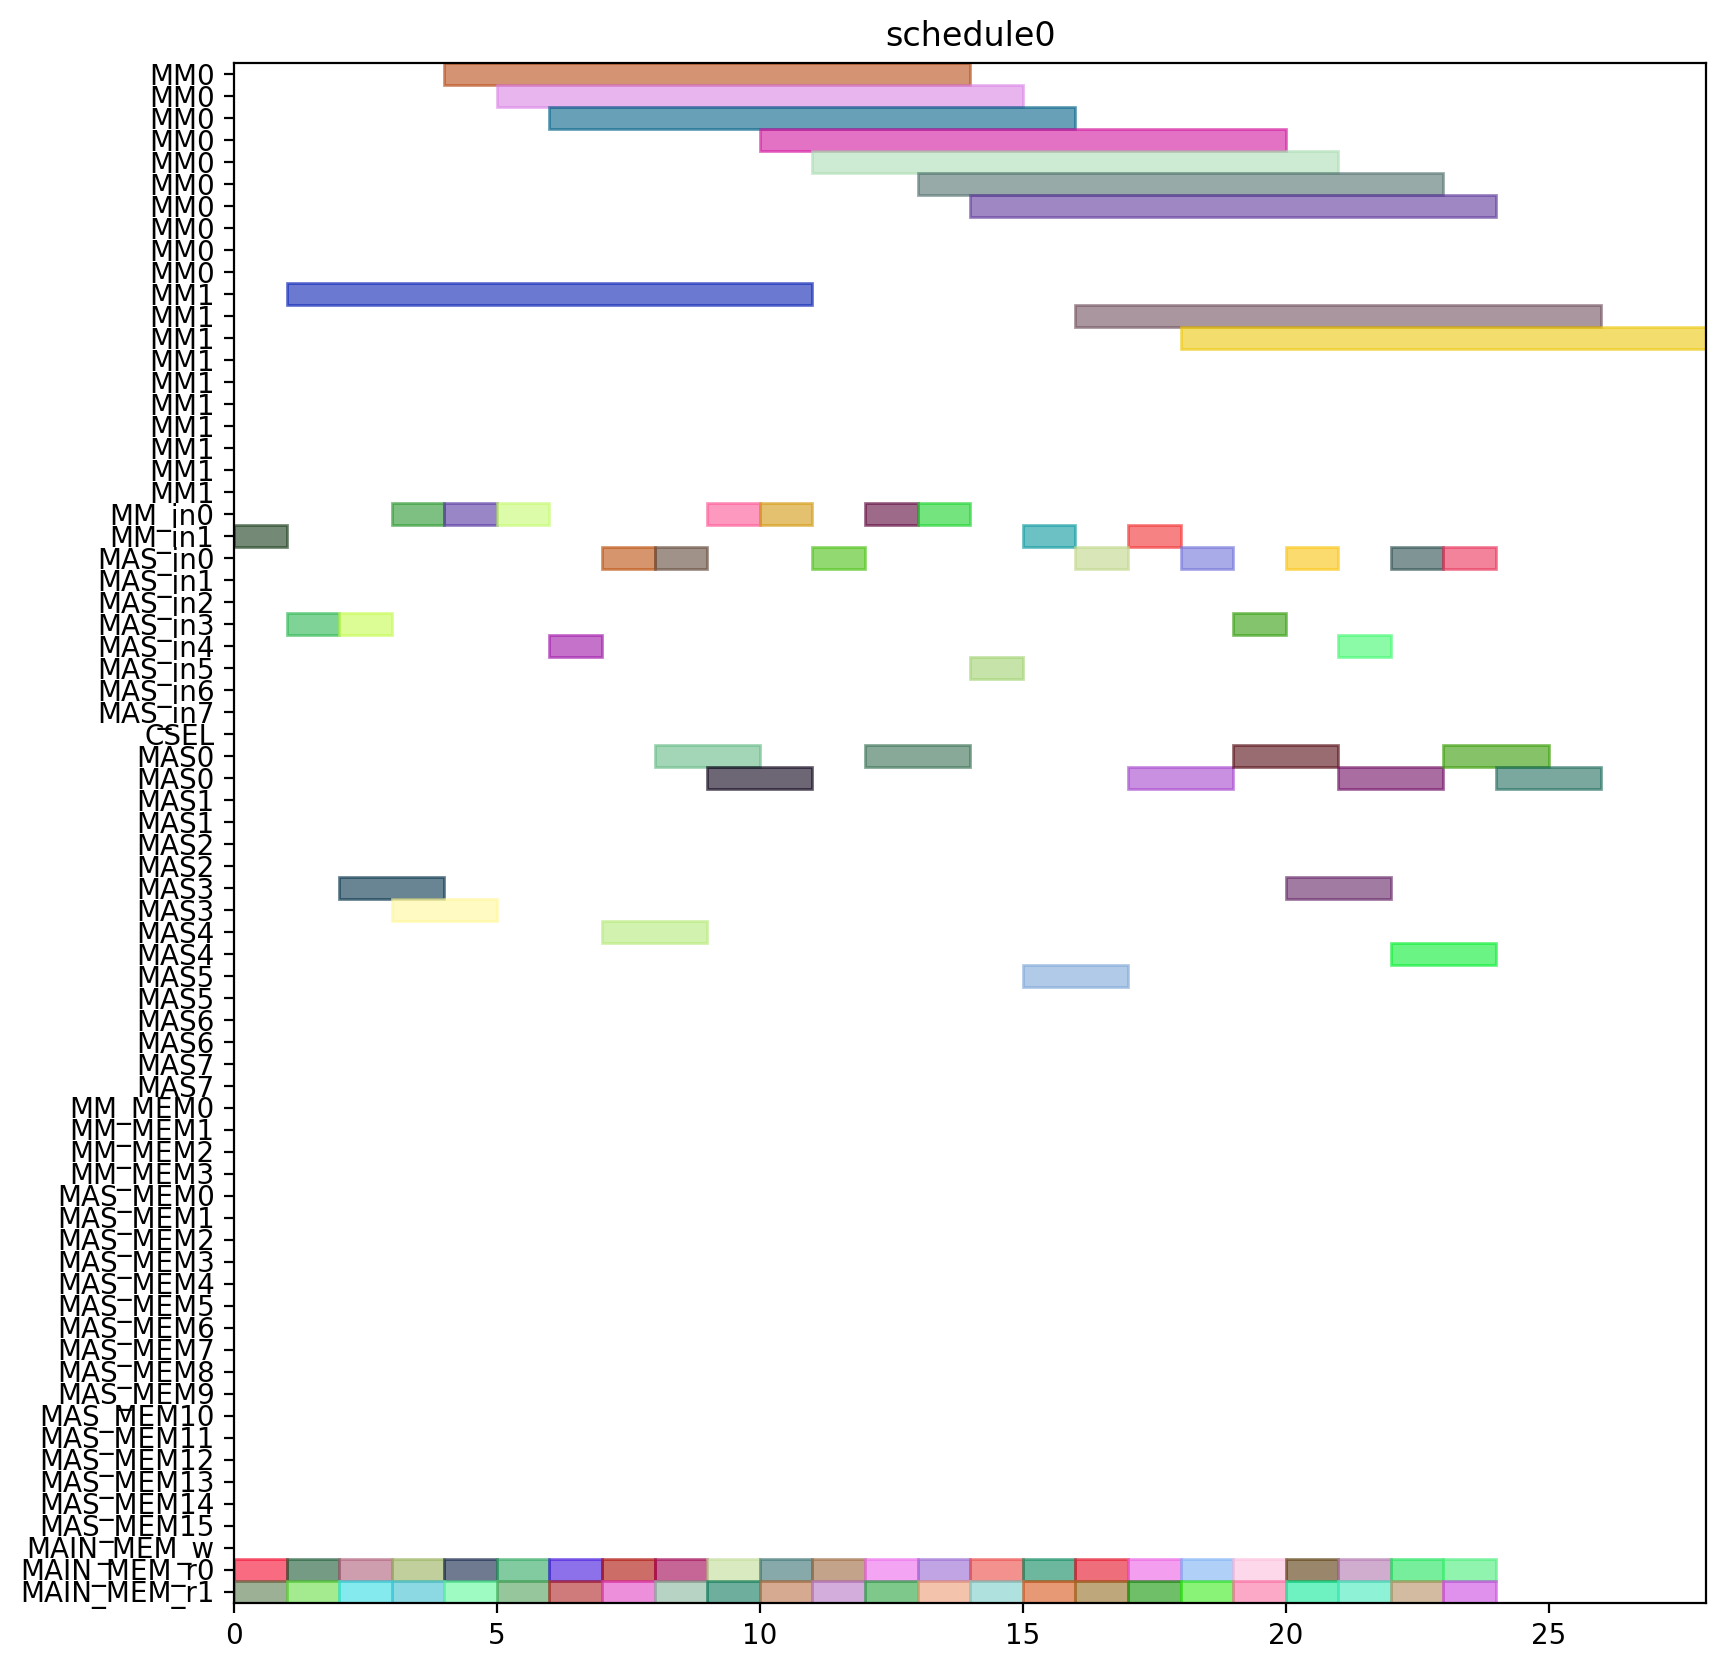

Recreate this plot in Python.
from pyschedule import Scenario, solvers, plotters, alt


def solve():
	horizon = 120
	S = Scenario("schedule0", horizon=horizon)

	# resource
	MM = S.Resources('MM', num=2, size=10)
	MM_in = S.Resources('MM_in', num=2)
	MAS_in = S.Resources('MAS_in', num=8)
	CSEL = S.Resource('CSEL')
	MAS = S.Resources('MAS', num=8, size=2, periods=range(1, horizon))
	MM_MEM = S.Resources('MM_MEM', num=4)
	MAS_MEM = S.Resources('MAS_MEM', num=16)
	MAIN_MEM_w = S.Resource('MAIN_MEM_w', size=1)
	MAIN_MEM_r = S.Resources('MAIN_MEM_r', num=2)

	# result of previous scheduling

	# new tasks
	t0_t0 = S.Task('t0_t0', length=2, delay_cost=1)
	t0_t0 += alt(MAS)
	t0_t0_in = S.Task('t0_t0_in', length=1, delay_cost=1)
	t0_t0_in += alt(MAS_in)
	S += t0_t0_in*MAS_in[0]<=t0_t0*MAS[0]

	S += t0_t0_in*MAS_in[1]<=t0_t0*MAS[1]

	S += t0_t0_in*MAS_in[2]<=t0_t0*MAS[2]

	S += t0_t0_in*MAS_in[3]<=t0_t0*MAS[3]

	S += t0_t0_in*MAS_in[4]<=t0_t0*MAS[4]

	S += t0_t0_in*MAS_in[5]<=t0_t0*MAS[5]

	S += t0_t0_in*MAS_in[6]<=t0_t0*MAS[6]

	S += t0_t0_in*MAS_in[7]<=t0_t0*MAS[7]

	t0_t0_mem0 = S.Task('t0_t0_mem0', length=1, delay_cost=1)
	t0_t0_mem0 += MAIN_MEM_r[0]
	S += t0_t0_mem0 <= t0_t0

	t0_t0_mem1 = S.Task('t0_t0_mem1', length=1, delay_cost=1)
	t0_t0_mem1 += MAIN_MEM_r[1]
	S += t0_t0_mem1 <= t0_t0

	t0_t1 = S.Task('t0_t1', length=2, delay_cost=1)
	t0_t1 += alt(MAS)
	t0_t1_in = S.Task('t0_t1_in', length=1, delay_cost=1)
	t0_t1_in += alt(MAS_in)
	S += t0_t1_in*MAS_in[0]<=t0_t1*MAS[0]

	S += t0_t1_in*MAS_in[1]<=t0_t1*MAS[1]

	S += t0_t1_in*MAS_in[2]<=t0_t1*MAS[2]

	S += t0_t1_in*MAS_in[3]<=t0_t1*MAS[3]

	S += t0_t1_in*MAS_in[4]<=t0_t1*MAS[4]

	S += t0_t1_in*MAS_in[5]<=t0_t1*MAS[5]

	S += t0_t1_in*MAS_in[6]<=t0_t1*MAS[6]

	S += t0_t1_in*MAS_in[7]<=t0_t1*MAS[7]

	t0_t1_mem0 = S.Task('t0_t1_mem0', length=1, delay_cost=1)
	t0_t1_mem0 += MAIN_MEM_r[0]
	S += t0_t1_mem0 <= t0_t1

	t0_t1_mem1 = S.Task('t0_t1_mem1', length=1, delay_cost=1)
	t0_t1_mem1 += MAIN_MEM_r[1]
	S += t0_t1_mem1 <= t0_t1

	t0_t3 = S.Task('t0_t3', length=10, delay_cost=1)
	t0_t3 += alt(MM)
	t0_t3_in = S.Task('t0_t3_in', length=1, delay_cost=1)
	t0_t3_in += alt(MM_in)
	S += t0_t3_in*MM_in[0]<=t0_t3*MM[0]
	S += t0_t3_in*MM_in[1]<=t0_t3*MM[1]
	t0_t3_mem0 = S.Task('t0_t3_mem0', length=1, delay_cost=1)
	t0_t3_mem0 += MAIN_MEM_r[0]
	S += t0_t3_mem0 <= t0_t3

	t0_t3_mem1 = S.Task('t0_t3_mem1', length=1, delay_cost=1)
	t0_t3_mem1 += MAIN_MEM_r[1]
	S += t0_t3_mem1 <= t0_t3

	t10 = S.Task('t10', length=2, delay_cost=1)
	t10 += alt(MAS)
	t10_in = S.Task('t10_in', length=1, delay_cost=1)
	t10_in += alt(MAS_in)
	S += t10_in*MAS_in[0]<=t10*MAS[0]

	S += t10_in*MAS_in[1]<=t10*MAS[1]

	S += t10_in*MAS_in[2]<=t10*MAS[2]

	S += t10_in*MAS_in[3]<=t10*MAS[3]

	S += t10_in*MAS_in[4]<=t10*MAS[4]

	S += t10_in*MAS_in[5]<=t10*MAS[5]

	S += t10_in*MAS_in[6]<=t10*MAS[6]

	S += t10_in*MAS_in[7]<=t10*MAS[7]

	t10_mem0 = S.Task('t10_mem0', length=1, delay_cost=1)
	t10_mem0 += MAIN_MEM_r[0]
	S += t10_mem0 <= t10

	t10_mem1 = S.Task('t10_mem1', length=1, delay_cost=1)
	t10_mem1 += MAIN_MEM_r[1]
	S += t10_mem1 <= t10

	t11 = S.Task('t11', length=2, delay_cost=1)
	t11 += alt(MAS)
	t11_in = S.Task('t11_in', length=1, delay_cost=1)
	t11_in += alt(MAS_in)
	S += t11_in*MAS_in[0]<=t11*MAS[0]

	S += t11_in*MAS_in[1]<=t11*MAS[1]

	S += t11_in*MAS_in[2]<=t11*MAS[2]

	S += t11_in*MAS_in[3]<=t11*MAS[3]

	S += t11_in*MAS_in[4]<=t11*MAS[4]

	S += t11_in*MAS_in[5]<=t11*MAS[5]

	S += t11_in*MAS_in[6]<=t11*MAS[6]

	S += t11_in*MAS_in[7]<=t11*MAS[7]

	t11_mem0 = S.Task('t11_mem0', length=1, delay_cost=1)
	t11_mem0 += MAIN_MEM_r[0]
	S += t11_mem0 <= t11

	t11_mem1 = S.Task('t11_mem1', length=1, delay_cost=1)
	t11_mem1 += MAIN_MEM_r[1]
	S += t11_mem1 <= t11

	t3_t0 = S.Task('t3_t0', length=10, delay_cost=1)
	t3_t0 += alt(MM)
	t3_t0_in = S.Task('t3_t0_in', length=1, delay_cost=1)
	t3_t0_in += alt(MM_in)
	S += t3_t0_in*MM_in[0]<=t3_t0*MM[0]
	S += t3_t0_in*MM_in[1]<=t3_t0*MM[1]
	t3_t0_mem0 = S.Task('t3_t0_mem0', length=1, delay_cost=1)
	t3_t0_mem0 += MAIN_MEM_r[0]
	S += t3_t0_mem0 <= t3_t0

	t3_t0_mem1 = S.Task('t3_t0_mem1', length=1, delay_cost=1)
	t3_t0_mem1 += MAIN_MEM_r[1]
	S += t3_t0_mem1 <= t3_t0

	t3_t1 = S.Task('t3_t1', length=10, delay_cost=1)
	t3_t1 += alt(MM)
	t3_t1_in = S.Task('t3_t1_in', length=1, delay_cost=1)
	t3_t1_in += alt(MM_in)
	S += t3_t1_in*MM_in[0]<=t3_t1*MM[0]
	S += t3_t1_in*MM_in[1]<=t3_t1*MM[1]
	t3_t1_mem0 = S.Task('t3_t1_mem0', length=1, delay_cost=1)
	t3_t1_mem0 += MAIN_MEM_r[0]
	S += t3_t1_mem0 <= t3_t1

	t3_t1_mem1 = S.Task('t3_t1_mem1', length=1, delay_cost=1)
	t3_t1_mem1 += MAIN_MEM_r[1]
	S += t3_t1_mem1 <= t3_t1

	t3_t2 = S.Task('t3_t2', length=2, delay_cost=1)
	t3_t2 += alt(MAS)
	t3_t2_in = S.Task('t3_t2_in', length=1, delay_cost=1)
	t3_t2_in += alt(MAS_in)
	S += t3_t2_in*MAS_in[0]<=t3_t2*MAS[0]

	S += t3_t2_in*MAS_in[1]<=t3_t2*MAS[1]

	S += t3_t2_in*MAS_in[2]<=t3_t2*MAS[2]

	S += t3_t2_in*MAS_in[3]<=t3_t2*MAS[3]

	S += t3_t2_in*MAS_in[4]<=t3_t2*MAS[4]

	S += t3_t2_in*MAS_in[5]<=t3_t2*MAS[5]

	S += t3_t2_in*MAS_in[6]<=t3_t2*MAS[6]

	S += t3_t2_in*MAS_in[7]<=t3_t2*MAS[7]

	t3_t2_mem0 = S.Task('t3_t2_mem0', length=1, delay_cost=1)
	t3_t2_mem0 += MAIN_MEM_r[0]
	S += t3_t2_mem0 <= t3_t2

	t3_t2_mem1 = S.Task('t3_t2_mem1', length=1, delay_cost=1)
	t3_t2_mem1 += MAIN_MEM_r[1]
	S += t3_t2_mem1 <= t3_t2

	t3_t3 = S.Task('t3_t3', length=2, delay_cost=1)
	t3_t3 += alt(MAS)
	t3_t3_in = S.Task('t3_t3_in', length=1, delay_cost=1)
	t3_t3_in += alt(MAS_in)
	S += t3_t3_in*MAS_in[0]<=t3_t3*MAS[0]

	S += t3_t3_in*MAS_in[1]<=t3_t3*MAS[1]

	S += t3_t3_in*MAS_in[2]<=t3_t3*MAS[2]

	S += t3_t3_in*MAS_in[3]<=t3_t3*MAS[3]

	S += t3_t3_in*MAS_in[4]<=t3_t3*MAS[4]

	S += t3_t3_in*MAS_in[5]<=t3_t3*MAS[5]

	S += t3_t3_in*MAS_in[6]<=t3_t3*MAS[6]

	S += t3_t3_in*MAS_in[7]<=t3_t3*MAS[7]

	t3_t3_mem0 = S.Task('t3_t3_mem0', length=1, delay_cost=1)
	t3_t3_mem0 += MAIN_MEM_r[0]
	S += t3_t3_mem0 <= t3_t3

	t3_t3_mem1 = S.Task('t3_t3_mem1', length=1, delay_cost=1)
	t3_t3_mem1 += MAIN_MEM_r[1]
	S += t3_t3_mem1 <= t3_t3

	t4_t0 = S.Task('t4_t0', length=2, delay_cost=1)
	t4_t0 += alt(MAS)
	t4_t0_in = S.Task('t4_t0_in', length=1, delay_cost=1)
	t4_t0_in += alt(MAS_in)
	S += t4_t0_in*MAS_in[0]<=t4_t0*MAS[0]

	S += t4_t0_in*MAS_in[1]<=t4_t0*MAS[1]

	S += t4_t0_in*MAS_in[2]<=t4_t0*MAS[2]

	S += t4_t0_in*MAS_in[3]<=t4_t0*MAS[3]

	S += t4_t0_in*MAS_in[4]<=t4_t0*MAS[4]

	S += t4_t0_in*MAS_in[5]<=t4_t0*MAS[5]

	S += t4_t0_in*MAS_in[6]<=t4_t0*MAS[6]

	S += t4_t0_in*MAS_in[7]<=t4_t0*MAS[7]

	t4_t0_mem0 = S.Task('t4_t0_mem0', length=1, delay_cost=1)
	t4_t0_mem0 += MAIN_MEM_r[0]
	S += t4_t0_mem0 <= t4_t0

	t4_t0_mem1 = S.Task('t4_t0_mem1', length=1, delay_cost=1)
	t4_t0_mem1 += MAIN_MEM_r[1]
	S += t4_t0_mem1 <= t4_t0

	t4_t1 = S.Task('t4_t1', length=2, delay_cost=1)
	t4_t1 += alt(MAS)
	t4_t1_in = S.Task('t4_t1_in', length=1, delay_cost=1)
	t4_t1_in += alt(MAS_in)
	S += t4_t1_in*MAS_in[0]<=t4_t1*MAS[0]

	S += t4_t1_in*MAS_in[1]<=t4_t1*MAS[1]

	S += t4_t1_in*MAS_in[2]<=t4_t1*MAS[2]

	S += t4_t1_in*MAS_in[3]<=t4_t1*MAS[3]

	S += t4_t1_in*MAS_in[4]<=t4_t1*MAS[4]

	S += t4_t1_in*MAS_in[5]<=t4_t1*MAS[5]

	S += t4_t1_in*MAS_in[6]<=t4_t1*MAS[6]

	S += t4_t1_in*MAS_in[7]<=t4_t1*MAS[7]

	t4_t1_mem0 = S.Task('t4_t1_mem0', length=1, delay_cost=1)
	t4_t1_mem0 += MAIN_MEM_r[0]
	S += t4_t1_mem0 <= t4_t1

	t4_t1_mem1 = S.Task('t4_t1_mem1', length=1, delay_cost=1)
	t4_t1_mem1 += MAIN_MEM_r[1]
	S += t4_t1_mem1 <= t4_t1

	t4_t3 = S.Task('t4_t3', length=10, delay_cost=1)
	t4_t3 += alt(MM)
	t4_t3_in = S.Task('t4_t3_in', length=1, delay_cost=1)
	t4_t3_in += alt(MM_in)
	S += t4_t3_in*MM_in[0]<=t4_t3*MM[0]
	S += t4_t3_in*MM_in[1]<=t4_t3*MM[1]
	t4_t3_mem0 = S.Task('t4_t3_mem0', length=1, delay_cost=1)
	t4_t3_mem0 += MAIN_MEM_r[0]
	S += t4_t3_mem0 <= t4_t3

	t4_t3_mem1 = S.Task('t4_t3_mem1', length=1, delay_cost=1)
	t4_t3_mem1 += MAIN_MEM_r[1]
	S += t4_t3_mem1 <= t4_t3

	t5_t0 = S.Task('t5_t0', length=10, delay_cost=1)
	t5_t0 += alt(MM)
	t5_t0_in = S.Task('t5_t0_in', length=1, delay_cost=1)
	t5_t0_in += alt(MM_in)
	S += t5_t0_in*MM_in[0]<=t5_t0*MM[0]
	S += t5_t0_in*MM_in[1]<=t5_t0*MM[1]
	t5_t0_mem0 = S.Task('t5_t0_mem0', length=1, delay_cost=1)
	t5_t0_mem0 += MAIN_MEM_r[0]
	S += t5_t0_mem0 <= t5_t0

	t5_t0_mem1 = S.Task('t5_t0_mem1', length=1, delay_cost=1)
	t5_t0_mem1 += MAIN_MEM_r[1]
	S += t5_t0_mem1 <= t5_t0

	t5_t1 = S.Task('t5_t1', length=10, delay_cost=1)
	t5_t1 += alt(MM)
	t5_t1_in = S.Task('t5_t1_in', length=1, delay_cost=1)
	t5_t1_in += alt(MM_in)
	S += t5_t1_in*MM_in[0]<=t5_t1*MM[0]
	S += t5_t1_in*MM_in[1]<=t5_t1*MM[1]
	t5_t1_mem0 = S.Task('t5_t1_mem0', length=1, delay_cost=1)
	t5_t1_mem0 += MAIN_MEM_r[0]
	S += t5_t1_mem0 <= t5_t1

	t5_t1_mem1 = S.Task('t5_t1_mem1', length=1, delay_cost=1)
	t5_t1_mem1 += MAIN_MEM_r[1]
	S += t5_t1_mem1 <= t5_t1

	t5_t2 = S.Task('t5_t2', length=2, delay_cost=1)
	t5_t2 += alt(MAS)
	t5_t2_in = S.Task('t5_t2_in', length=1, delay_cost=1)
	t5_t2_in += alt(MAS_in)
	S += t5_t2_in*MAS_in[0]<=t5_t2*MAS[0]

	S += t5_t2_in*MAS_in[1]<=t5_t2*MAS[1]

	S += t5_t2_in*MAS_in[2]<=t5_t2*MAS[2]

	S += t5_t2_in*MAS_in[3]<=t5_t2*MAS[3]

	S += t5_t2_in*MAS_in[4]<=t5_t2*MAS[4]

	S += t5_t2_in*MAS_in[5]<=t5_t2*MAS[5]

	S += t5_t2_in*MAS_in[6]<=t5_t2*MAS[6]

	S += t5_t2_in*MAS_in[7]<=t5_t2*MAS[7]

	t5_t2_mem0 = S.Task('t5_t2_mem0', length=1, delay_cost=1)
	t5_t2_mem0 += MAIN_MEM_r[0]
	S += t5_t2_mem0 <= t5_t2

	t5_t2_mem1 = S.Task('t5_t2_mem1', length=1, delay_cost=1)
	t5_t2_mem1 += MAIN_MEM_r[1]
	S += t5_t2_mem1 <= t5_t2

	t5_t3 = S.Task('t5_t3', length=2, delay_cost=1)
	t5_t3 += alt(MAS)
	t5_t3_in = S.Task('t5_t3_in', length=1, delay_cost=1)
	t5_t3_in += alt(MAS_in)
	S += t5_t3_in*MAS_in[0]<=t5_t3*MAS[0]

	S += t5_t3_in*MAS_in[1]<=t5_t3*MAS[1]

	S += t5_t3_in*MAS_in[2]<=t5_t3*MAS[2]

	S += t5_t3_in*MAS_in[3]<=t5_t3*MAS[3]

	S += t5_t3_in*MAS_in[4]<=t5_t3*MAS[4]

	S += t5_t3_in*MAS_in[5]<=t5_t3*MAS[5]

	S += t5_t3_in*MAS_in[6]<=t5_t3*MAS[6]

	S += t5_t3_in*MAS_in[7]<=t5_t3*MAS[7]

	t5_t3_mem0 = S.Task('t5_t3_mem0', length=1, delay_cost=1)
	t5_t3_mem0 += MAIN_MEM_r[0]
	S += t5_t3_mem0 <= t5_t3

	t5_t3_mem1 = S.Task('t5_t3_mem1', length=1, delay_cost=1)
	t5_t3_mem1 += MAIN_MEM_r[1]
	S += t5_t3_mem1 <= t5_t3

	t6_t0 = S.Task('t6_t0', length=10, delay_cost=1)
	t6_t0 += alt(MM)
	t6_t0_in = S.Task('t6_t0_in', length=1, delay_cost=1)
	t6_t0_in += alt(MM_in)
	S += t6_t0_in*MM_in[0]<=t6_t0*MM[0]
	S += t6_t0_in*MM_in[1]<=t6_t0*MM[1]
	t6_t0_mem0 = S.Task('t6_t0_mem0', length=1, delay_cost=1)
	t6_t0_mem0 += MAIN_MEM_r[0]
	S += t6_t0_mem0 <= t6_t0

	t6_t0_mem1 = S.Task('t6_t0_mem1', length=1, delay_cost=1)
	t6_t0_mem1 += MAIN_MEM_r[1]
	S += t6_t0_mem1 <= t6_t0

	t6_t1 = S.Task('t6_t1', length=10, delay_cost=1)
	t6_t1 += alt(MM)
	t6_t1_in = S.Task('t6_t1_in', length=1, delay_cost=1)
	t6_t1_in += alt(MM_in)
	S += t6_t1_in*MM_in[0]<=t6_t1*MM[0]
	S += t6_t1_in*MM_in[1]<=t6_t1*MM[1]
	t6_t1_mem0 = S.Task('t6_t1_mem0', length=1, delay_cost=1)
	t6_t1_mem0 += MAIN_MEM_r[0]
	S += t6_t1_mem0 <= t6_t1

	t6_t1_mem1 = S.Task('t6_t1_mem1', length=1, delay_cost=1)
	t6_t1_mem1 += MAIN_MEM_r[1]
	S += t6_t1_mem1 <= t6_t1

	t6_t2 = S.Task('t6_t2', length=2, delay_cost=1)
	t6_t2 += alt(MAS)
	t6_t2_in = S.Task('t6_t2_in', length=1, delay_cost=1)
	t6_t2_in += alt(MAS_in)
	S += t6_t2_in*MAS_in[0]<=t6_t2*MAS[0]

	S += t6_t2_in*MAS_in[1]<=t6_t2*MAS[1]

	S += t6_t2_in*MAS_in[2]<=t6_t2*MAS[2]

	S += t6_t2_in*MAS_in[3]<=t6_t2*MAS[3]

	S += t6_t2_in*MAS_in[4]<=t6_t2*MAS[4]

	S += t6_t2_in*MAS_in[5]<=t6_t2*MAS[5]

	S += t6_t2_in*MAS_in[6]<=t6_t2*MAS[6]

	S += t6_t2_in*MAS_in[7]<=t6_t2*MAS[7]

	t6_t2_mem0 = S.Task('t6_t2_mem0', length=1, delay_cost=1)
	t6_t2_mem0 += MAIN_MEM_r[0]
	S += t6_t2_mem0 <= t6_t2

	t6_t2_mem1 = S.Task('t6_t2_mem1', length=1, delay_cost=1)
	t6_t2_mem1 += MAIN_MEM_r[1]
	S += t6_t2_mem1 <= t6_t2

	t6_t3 = S.Task('t6_t3', length=2, delay_cost=1)
	t6_t3 += alt(MAS)
	t6_t3_in = S.Task('t6_t3_in', length=1, delay_cost=1)
	t6_t3_in += alt(MAS_in)
	S += t6_t3_in*MAS_in[0]<=t6_t3*MAS[0]

	S += t6_t3_in*MAS_in[1]<=t6_t3*MAS[1]

	S += t6_t3_in*MAS_in[2]<=t6_t3*MAS[2]

	S += t6_t3_in*MAS_in[3]<=t6_t3*MAS[3]

	S += t6_t3_in*MAS_in[4]<=t6_t3*MAS[4]

	S += t6_t3_in*MAS_in[5]<=t6_t3*MAS[5]

	S += t6_t3_in*MAS_in[6]<=t6_t3*MAS[6]

	S += t6_t3_in*MAS_in[7]<=t6_t3*MAS[7]

	t6_t3_mem0 = S.Task('t6_t3_mem0', length=1, delay_cost=1)
	t6_t3_mem0 += MAIN_MEM_r[0]
	S += t6_t3_mem0 <= t6_t3

	t6_t3_mem1 = S.Task('t6_t3_mem1', length=1, delay_cost=1)
	t6_t3_mem1 += MAIN_MEM_r[1]
	S += t6_t3_mem1 <= t6_t3

	t7_t0 = S.Task('t7_t0', length=10, delay_cost=1)
	t7_t0 += alt(MM)
	t7_t0_in = S.Task('t7_t0_in', length=1, delay_cost=1)
	t7_t0_in += alt(MM_in)
	S += t7_t0_in*MM_in[0]<=t7_t0*MM[0]
	S += t7_t0_in*MM_in[1]<=t7_t0*MM[1]
	t7_t0_mem0 = S.Task('t7_t0_mem0', length=1, delay_cost=1)
	t7_t0_mem0 += MAIN_MEM_r[0]
	S += t7_t0_mem0 <= t7_t0

	t7_t0_mem1 = S.Task('t7_t0_mem1', length=1, delay_cost=1)
	t7_t0_mem1 += MAIN_MEM_r[1]
	S += t7_t0_mem1 <= t7_t0

	t7_t1 = S.Task('t7_t1', length=10, delay_cost=1)
	t7_t1 += alt(MM)
	t7_t1_in = S.Task('t7_t1_in', length=1, delay_cost=1)
	t7_t1_in += alt(MM_in)
	S += t7_t1_in*MM_in[0]<=t7_t1*MM[0]
	S += t7_t1_in*MM_in[1]<=t7_t1*MM[1]
	t7_t1_mem0 = S.Task('t7_t1_mem0', length=1, delay_cost=1)
	t7_t1_mem0 += MAIN_MEM_r[0]
	S += t7_t1_mem0 <= t7_t1

	t7_t1_mem1 = S.Task('t7_t1_mem1', length=1, delay_cost=1)
	t7_t1_mem1 += MAIN_MEM_r[1]
	S += t7_t1_mem1 <= t7_t1

	t7_t2 = S.Task('t7_t2', length=2, delay_cost=1)
	t7_t2 += alt(MAS)
	t7_t2_in = S.Task('t7_t2_in', length=1, delay_cost=1)
	t7_t2_in += alt(MAS_in)
	S += t7_t2_in*MAS_in[0]<=t7_t2*MAS[0]

	S += t7_t2_in*MAS_in[1]<=t7_t2*MAS[1]

	S += t7_t2_in*MAS_in[2]<=t7_t2*MAS[2]

	S += t7_t2_in*MAS_in[3]<=t7_t2*MAS[3]

	S += t7_t2_in*MAS_in[4]<=t7_t2*MAS[4]

	S += t7_t2_in*MAS_in[5]<=t7_t2*MAS[5]

	S += t7_t2_in*MAS_in[6]<=t7_t2*MAS[6]

	S += t7_t2_in*MAS_in[7]<=t7_t2*MAS[7]

	t7_t2_mem0 = S.Task('t7_t2_mem0', length=1, delay_cost=1)
	t7_t2_mem0 += MAIN_MEM_r[0]
	S += t7_t2_mem0 <= t7_t2

	t7_t2_mem1 = S.Task('t7_t2_mem1', length=1, delay_cost=1)
	t7_t2_mem1 += MAIN_MEM_r[1]
	S += t7_t2_mem1 <= t7_t2

	t7_t3 = S.Task('t7_t3', length=2, delay_cost=1)
	t7_t3 += alt(MAS)
	t7_t3_in = S.Task('t7_t3_in', length=1, delay_cost=1)
	t7_t3_in += alt(MAS_in)
	S += t7_t3_in*MAS_in[0]<=t7_t3*MAS[0]

	S += t7_t3_in*MAS_in[1]<=t7_t3*MAS[1]

	S += t7_t3_in*MAS_in[2]<=t7_t3*MAS[2]

	S += t7_t3_in*MAS_in[3]<=t7_t3*MAS[3]

	S += t7_t3_in*MAS_in[4]<=t7_t3*MAS[4]

	S += t7_t3_in*MAS_in[5]<=t7_t3*MAS[5]

	S += t7_t3_in*MAS_in[6]<=t7_t3*MAS[6]

	S += t7_t3_in*MAS_in[7]<=t7_t3*MAS[7]

	t7_t3_mem0 = S.Task('t7_t3_mem0', length=1, delay_cost=1)
	t7_t3_mem0 += MAIN_MEM_r[0]
	S += t7_t3_mem0 <= t7_t3

	t7_t3_mem1 = S.Task('t7_t3_mem1', length=1, delay_cost=1)
	t7_t3_mem1 += MAIN_MEM_r[1]
	S += t7_t3_mem1 <= t7_t3

	solvers.mip.solve(S,msg=1,kind='CPLEX',ratio_gap=1.01)

	solution = [['hoge']*len(S.solution()[1]) for i in range(len(S.solution()))]
	for i in range(len(S.solution())):
		for j in range(len(S.solution()[i])):
			solution[i][j]=str(S.solution()[i][j])
	print(solution)

	cycles = int(solution[-1][3])

	pic_file_name = "/mnt/rose/usr1/fukuda/ABE/multiRAM_multiMAS_16mux/scheduling_result/stage10MM2_stage2MAS8/SQR012345/schedule0.png"
	if(S.solution() != []):
		plotters.matplotlib.plot(S,img_filename=pic_file_name, show_task_labels=False, fig_size=(cycles*0.25+3, 10))

	return solution
